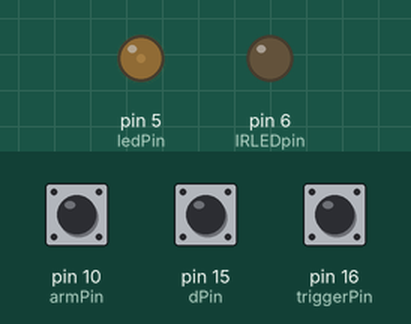
A sketch run on a simulated Arduino Uno, built with avr-gcc and run on an emulated ATmega328P. Shown: output pins drawn as LEDs (lit = HIGH). Dashed ring = blinking. The test bench sets the inputs (shaded band); at power-on: pin 16 (triggerPin) HIGH, pin 10 (armPin) HIGH, pin 15 (dPin) HIGH. Sleep ends after the set time or at an interrupt.

Above: at 1.6 s.
1.7 s: pin 16 (triggerPin) pulled LOW for 0.15 s
At 2.2 s:
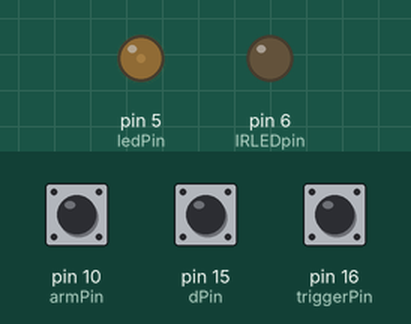
3.4 s: pin 16 (triggerPin) pulled LOW for 1 s
At 3.86 s:
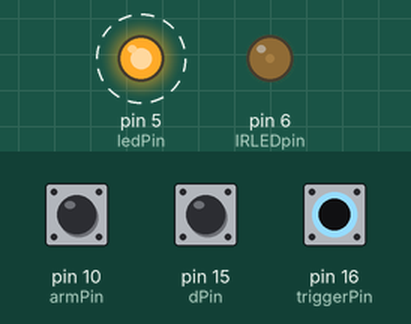
6.4 s: pin 10 (armPin) pulled LOW for 0.15 s
Timing chart, 0 to 23.0 s (numbered marks = the images above; inputs shaded):
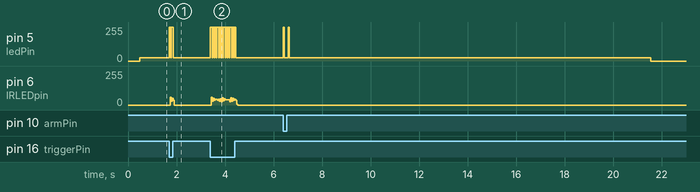

The sketch:

deluminator.ino
```cpp
#include <avr/sleep.h>
#include <PinChangeInt.h>

const int ledPin = 5;
const int armPin = 10;
const int dPin = 15;
const int triggerPin = 16;
const int IRLEDpin = 6;

const int BITtime = 562;
const int ledIdleLevel = 25;
const unsigned long sleepTimeout = 15000;

const unsigned long codes[] = {
  //0xFF906F, // red
  0xFF50AF, // blue
  0xFF609F, // off
  0xFFE01F, // on
  0xFFC837  // smooth fade
};

volatile static unsigned long lastEvent = 0;
static unsigned int currentCode = 0;

void IRsetup(void)
{
  pinMode(IRLEDpin, OUTPUT);
  digitalWrite(IRLEDpin, LOW);    //turn off IR LED to start
}

// Ouput the 38KHz carrier frequency for the required time in microseconds
// This is timing critial and just do-able on an Arduino using the standard I/O functions.
// If you are using interrupts, ensure they disabled for the duration.
void IRcarrier(unsigned int IRtimemicroseconds)
{
  for(int i=0; i < (IRtimemicroseconds / 26); i++)
    {
    digitalWrite(IRLEDpin, HIGH);   //turn on the IR LED
    //NOTE: digitalWrite takes about 3.5us to execute, so we need to factor that into the timing.
    delayMicroseconds(9);          //delay for 13us (9us + digitalWrite), half the carrier frequnecy
    digitalWrite(IRLEDpin, LOW);    //turn off the IR LED
    delayMicroseconds(9);          //delay for 13us (9us + digitalWrite), half the carrier frequnecy
    }
}

//Sends the IR code in 4 byte NEC format
void IRsendCode(unsigned long code)
{
  //send the leading pulse
  IRcarrier(9000);            //9ms of carrier
  delayMicroseconds(4500);    //4.5ms of silence

  //send the user defined 4 byte/32bit code
  for (int i=0; i<32; i++)            //send all 4 bytes or 32 bits
    {
    IRcarrier(BITtime);               //turn on the carrier for one bit time
    if (code & 0x80000000)            //get the current bit by masking all but the MSB
      delayMicroseconds(3 * BITtime); //a HIGH is 3 bit time periods
    else
      delayMicroseconds(BITtime);     //a LOW is only 1 bit time period
     code<<=1;                        //shift to the next bit for this byte
    }
  IRcarrier(BITtime);                 //send a single STOP bit.
}

void gotosleep() {
  ADCSRA = 0;
  ACSR = (1<<ACD);
  set_sleep_mode(SLEEP_MODE_PWR_DOWN);
  sleep_enable();
  sleep_mode();
  sleep_disable();
}

void pinchanged() {
  lastEvent = millis();
}

void setup() {
  pinMode(ledPin, OUTPUT);
  pinMode(armPin, INPUT_PULLUP);
  pinMode(dPin, INPUT_PULLUP);
  pinMode(triggerPin, INPUT_PULLUP);

  IRsetup();

  PCintPort::attachInterrupt(armPin, &pinchanged, CHANGE);
  PCintPort::attachInterrupt(dPin, &pinchanged, CHANGE);
  PCintPort::attachInterrupt(triggerPin, &pinchanged, CHANGE);

  for (int i=0; i<255; i++) {
    analogWrite(ledPin, i);
    delay(1);
  }
  for (int i=255; i>=ledIdleLevel; i--) {
    analogWrite(ledPin, i);
    delay(1);
  }

}

void loop() {

  if (digitalRead(armPin) == LOW) {
    currentCode = (currentCode + 1) % (sizeof(codes)/sizeof(codes[0]));
    for (int i=0; i<currentCode+1; i++) {
      digitalWrite(ledPin, HIGH);
      delay(50);
      analogWrite(ledPin, ledIdleLevel);
      delay(150);
    }
    while (digitalRead(armPin)==LOW) 1;
    delay(50);
  }

  if (digitalRead(triggerPin) == LOW) {
    digitalWrite(ledPin, HIGH);
    IRsendCode(codes[currentCode]);
    analogWrite(ledPin, ledIdleLevel);
    delay(20);
  }

  if (millis() > lastEvent+sleepTimeout) {
    digitalWrite(ledPin, LOW);
    gotosleep();
    analogWrite(ledPin, ledIdleLevel);
  }
}
```

Measured:
- after the input at 1.7 s, pin 5 (ledPin): 25/255 → 255/255 at once, → 25/255 0.16 s later
